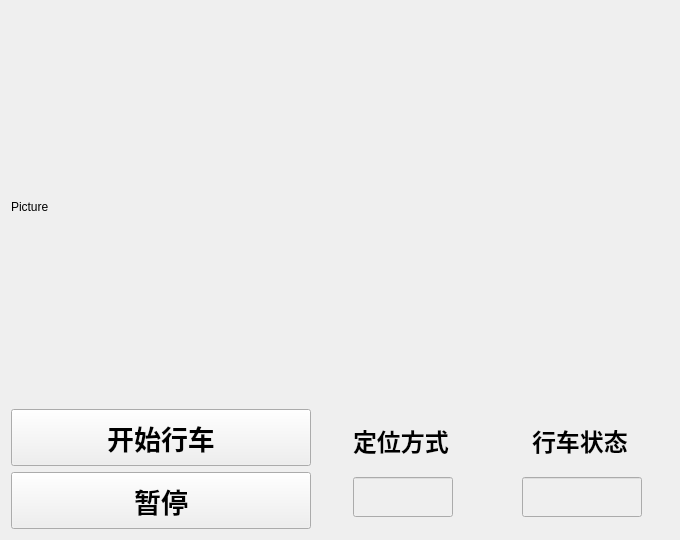
<?xml version="1.0" encoding="UTF-8"?>
<ui version="4.0">
 <class>avp_ui</class>
 <widget class="QWidget" name="avp_ui">
  <property name="geometry">
   <rect>
    <x>0</x>
    <y>0</y>
    <width>680</width>
    <height>540</height>
   </rect>
  </property>
  <property name="windowTitle">
   <string>GBT_avp_ui</string>
  </property>
  <layout class="QVBoxLayout" name="verticalLayout">
   <item>
    <widget class="QLabel" name="label_pic">
     <property name="minimumSize">
      <size>
       <width>640</width>
       <height>360</height>
      </size>
     </property>
     <property name="maximumSize">
      <size>
       <width>480</width>
       <height>608</height>
      </size>
     </property>
     <property name="text">
      <string>Picture</string>
     </property>
    </widget>
   </item>
   <item>
    <layout class="QHBoxLayout" name="horizontalLayout">
     <item>
          <layout class="QVBoxLayout" name="verticalLayout2">
            <item>
                <widget class="QPushButton" name="btnStart">
                <property name="minimumSize">
                    <size>
                    <width>300</width>
                    <height>57</height>
                    </size>
                </property>
                <property name="maximumSize">
                    <size>
                    <width>300</width>
                    <height>57</height>
                    </size>
                </property>
                <property name="font">
                    <font>
                    <pointsize>20</pointsize>
                    <weight>75</weight>
                    <bold>true</bold>
                    </font>
                </property>
                <property name="text">
                    <string>开始行车</string>
                </property>
                </widget>
            </item>
            <item>
                <widget class="QPushButton" name="btnPause">
                <property name="minimumSize">
                    <size>
                    <width>300</width>
                    <height>57</height>
                    </size>
                </property>
                <property name="maximumSize">
                    <size>
                    <width>300</width>
                    <height>57</height>
                    </size>
                </property>
                <property name="font">
                    <font>
                    <pointsize>20</pointsize>
                    <weight>75</weight>
                    <bold>true</bold>
                    </font>
                </property>
                <property name="text">
                    <string>暂停</string>
                </property>
                </widget>
            </item>
          </layout>
     </item>
     <item>
      <layout class="QGridLayout" name="gridLayout">
 
       <item row="0" column="0" alignment="Qt::AlignHCenter">
        <widget class="QLabel" name="label_3">
         <property name="minimumSize">
          <size>
           <width>100</width>
           <height>40</height>
          </size>
         </property>
         <property name="maximumSize">
          <size>
           <width>100</width>
           <height>40</height>
          </size>
         </property>
         <property name="font">
          <font>
           <pointsize>18</pointsize>
           <weight>75</weight>
           <bold>true</bold>
          </font>
         </property>
         <property name="text">
          <string>定位方式</string>
         </property>
        </widget>
       </item>
       <item row="0" column="1" alignment="Qt::AlignHCenter">
        <widget class="QLabel" name="label_4">
         <property name="minimumSize">
          <size>
           <width>100</width>
           <height>40</height>
          </size>
         </property>
         <property name="maximumSize">
          <size>
           <width>100</width>
           <height>40</height>
          </size>
         </property>
         <property name="font">
          <font>
           <pointsize>18</pointsize>
           <weight>75</weight>
           <bold>true</bold>
          </font>
         </property>
         <property name="text">
          <string>行车状态</string>
         </property>
        </widget>
       </item>
       <item row="1" column="0" alignment="Qt::AlignHCenter">
        <widget class="QLineEdit" name="lineEdit2">
         <property name="enabled">
          <bool>false</bool>
         </property>
         <property name="minimumSize">
          <size>
           <width>100</width>
           <height>40</height>
          </size>
         </property>
         <property name="maximumSize">
          <size>
           <width>100</width>
           <height>40</height>
          </size>
         </property>
        </widget>
       </item>
       <item row="1" column="1" alignment="Qt::AlignHCenter">
        <widget class="QLineEdit" name="lineEdit3">
         <property name="enabled">
          <bool>false</bool>
         </property>
         <property name="minimumSize">
          <size>
           <width>120</width>
           <height>40</height>
          </size>
         </property>
         <property name="maximumSize">
          <size>
           <width>120</width>
           <height>40</height>
          </size>
         </property>
        </widget>
       </item>
      </layout>
     </item>
    </layout>
   </item>
  </layout>
 </widget>
 <resources/>
 <connections/>
</ui>
